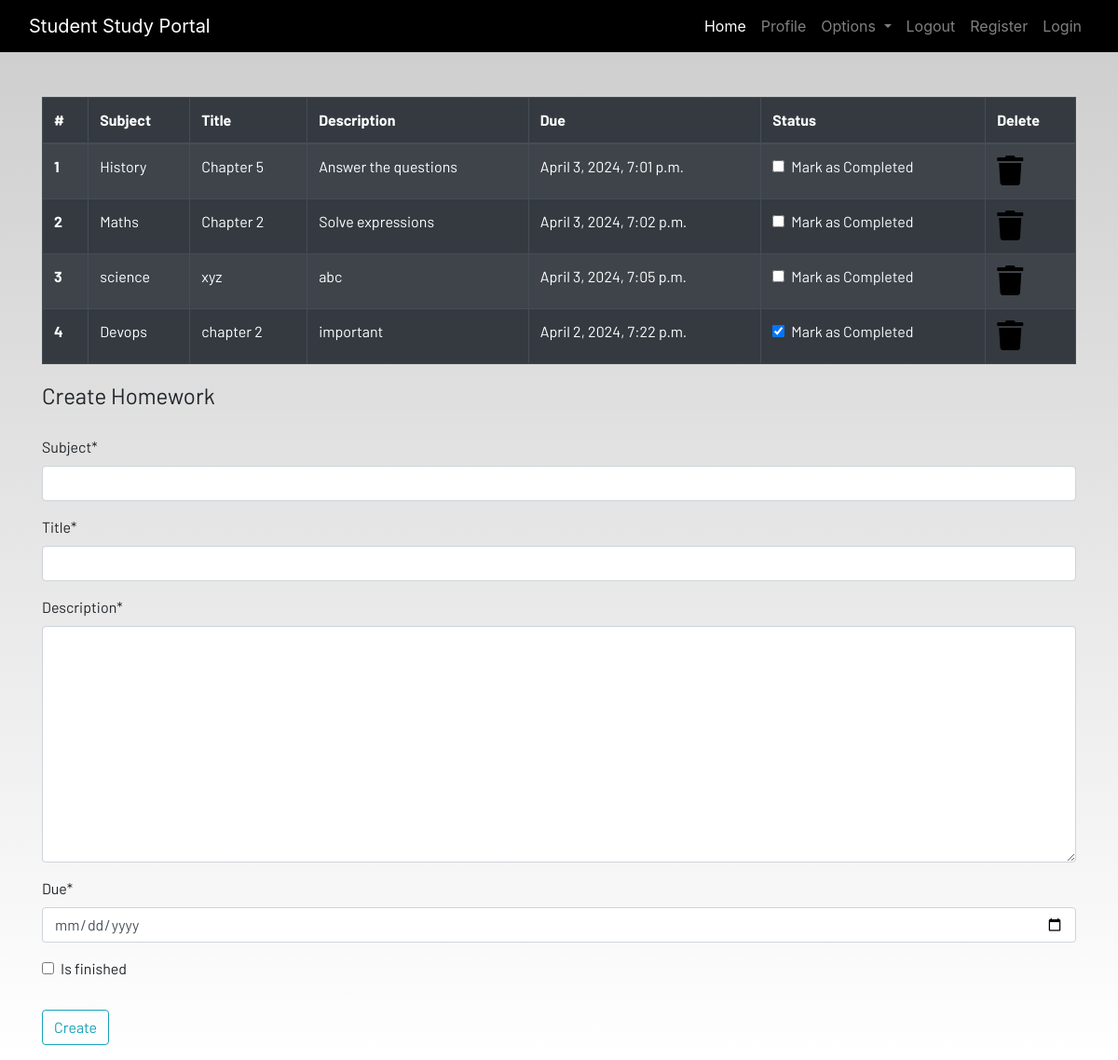
The app's page /homework (signed in), older data.
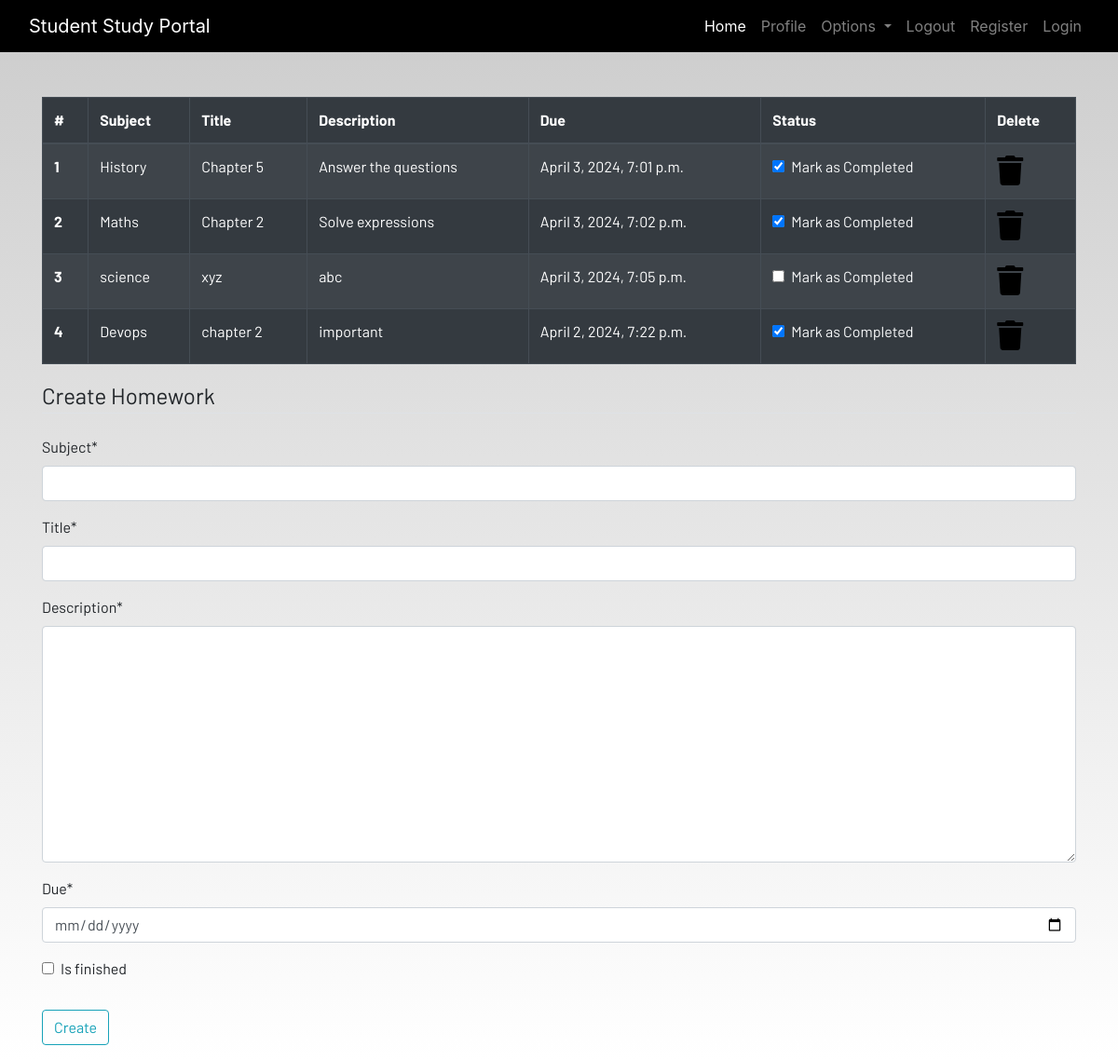
The same page, newer data.
### dashboard/models.py (models this page shows, shortened)
class Homework(models.Model):
    user = models.ForeignKey(User, on_delete=models.CASCADE)
    subject = models.CharField(max_length=50)
    title = models.CharField(max_length=100)
    description = models.TextField()
    due = models.DateTimeField()
    is_finished = models.BooleanField(default=False)

### dashboard/views.py (the view)
# urls.py: path('homework', views.homework, name="homework"),
def homework(request):
    if request.method == "POST":
        form = HomeworkForm(request.POST)
        if form.is_valid():
            try:
                finished = request.POST['is_finished']
                if finished == 'on':
                    finished = True
                else:
                    finished = False
            except:
                finished = False
            homeworks = Homework(
                user=request.user, subject=request.POST['subject'], title=request.POST['title'], description=request.POST['description'], due=request.POST['due'], is_finished=finished)
            homeworks.save()
            messages.success(
                request, f'Homework Added from {request.user.username}!')
    else:
           form = HomeworkForm()
    homework = Homework.objects.filter(user=request.user.id)
    if len(homework) == 0:
        homework_done = True
    else:
        homework_done = False
    context = {
             'homeworks': homework,
             'homeworks_done':homework_done,
             'form':form,
    }
    return render(request,'dashboard/homework.html', context)

### dashboard/forms.py
class HomeworkForm(forms.ModelForm):
    class Meta:
        model = Homework
        widgets = {'due': DateInput()}
        fields = ['subject', 'title', 'description', 'due', 'is_finished']

### dashboard/templates/dashboard/homework.html (shortened to what this page needs)
{% extends 'dashboard/base.html' %}
{% load static %}
{% load crispy_forms_tags %}
{% block content %}
<div class="container">
    {% if not homework_done %}
    <table class="table table-striped table-bordered table-hover table-dark">
        <thead>
            <tr>
                <th scope="col">#</th>
                <th scope="col">Subject</th>
                <th scope="col">Title</th>
                <th scope="col">Description</th>
                <th scope="col">Due</th>
                <th scope="col">Status</th>
                <th scope="col">Delete</th>
            </tr>
        </thead>
        <tbody>
            {% for homework in homeworks %}
            <tr>
                <th scope="row">{{forloop.counter}}</th>
                <td>{{homework.subject}}</td>
                <td>{{homework.title}}</td>
                <td>{{homework.description}}</td>
                <td>{{homework.due}}</td>
                <td>
                    <a href="{% url 'update-homework' homework.id %}">
                        <div class="form-check">
                            {%if homework.is_finished == True%}
                            <input class="form-check-input" type="checkbox" value="" checked>
                            {% else %}
                            <input class="form-check-input" type="checkbox" value="">
                            {% endif %}
                            <label class="form-check-label text-light" for="flexCheckDefault">
                                Mark as Completed
                            </label>
                        </div>
                    </a>
                </td>
                <td><a href="{% url 'delete-homework' homework.id %}"><i class="fa fa-trash fa-2x"></i></a></td>
            </tr>
            {% endfor %}
        </tbody>
    </table>
    {% else %}
    <h4>All homeworks are completed!! Create to have more!!</h4>
{% endif %}
</div>
<div class=" container">
    <form method="POST">
        <fieldset class="form-group">
            <legend class="border-bottom mb-4">Create Homework</legend>
            {{form|crispy}}
        </fieldset>
        <div class="form-group">
            <button href="" class="btn btn-outline-info" type="submit">
                Create
            </button>
        </div>
    </form>
</div>
{% endblock content %}

### dashboard/templates/dashboard/base.html (shortened to what this page needs)
<!DOCTYPE html>
{% load static %}
<html lang="en">
<head>
  <link rel="stylesheet" href="https://stackpath.bootstrapcdn.com/bootstrap/4.3.1/css/bootstrap.min.css"
 />
  <link rel="stylesheet" href="https://use.fontawesome.com/releases/v5.7.2/css/all.css"
 />
  <link rel="stylesheet" href="{% static 'css/main.css' %}" />
</head>
<body>
  <header>
    <nav class="navbar navbar-expand-lg navbar-dark bg-dark">
      <div class="container-fluid">
        <a class="navbar-brand" href="#">Student Study Portal</a>
        <div class="collapse navbar-collapse justify-content-end" id="navbarSupportedContent">
          <ul class="navbar-nav mb-2 mb-lg-0">
            <li class="nav-item">
              <a class="nav-link active" aria-current="page" href="#">Home</a>
            </li>
            <li class="nav-item">
              <a class="nav-link" href="#">Profile</a>
            </li>
            <li class="nav-item dropdown">
              <a class="nav-link dropdown-toggle" href="#" id="navbarDropdown" role="button" data-toggle="dropdown"
                aria-haspopup="true" aria-expanded="false">
                Options
              </a>
            </li>
            <li class="nav-item">
              <a class="nav-link" href="#">Logout</a>
            </li>
            <li class="nav-item">
              <a class="nav-link" href="#">Register</a>
            </li>
            <li class="nav-item">
              <a class="nav-link" href="#">Login</a>
            </li>
          </ul>
        </div>
      </div>
    </nav>
  </header>
  <br /><br />
  <main>
    {% block content %}
    {% endblock content %}
  </main>
</body>
</html>

### static/css/main.css (style rules this page uses)
html { scroll-behavior: smooth; height: 100%; width: 100%; }
main { font-family: Barlow, Quicksand, Rubik, sans-serif, serif, 'Times New Roman', Times, serif !important; }
.navbar { background-color: rgb(0, 0, 0) !important; }
a { text-decoration: none !important; color: black; }
html, body { max-width: 100%; overflow-x: hidden; height: 100%; width: 100%; }
body { background: linear-gradient(rgba(0, 0, 0, 0.2), rgba(255, 255, 255, 0.5)); overflow-x: hidden; background-repeat: no-repeat; }
.fa { color: black; }

Row changes from the older to the newer data that the page shows:
changed Homework "History": value "☐" → "☑"
changed Homework "Maths": value "☐" → "☑"
